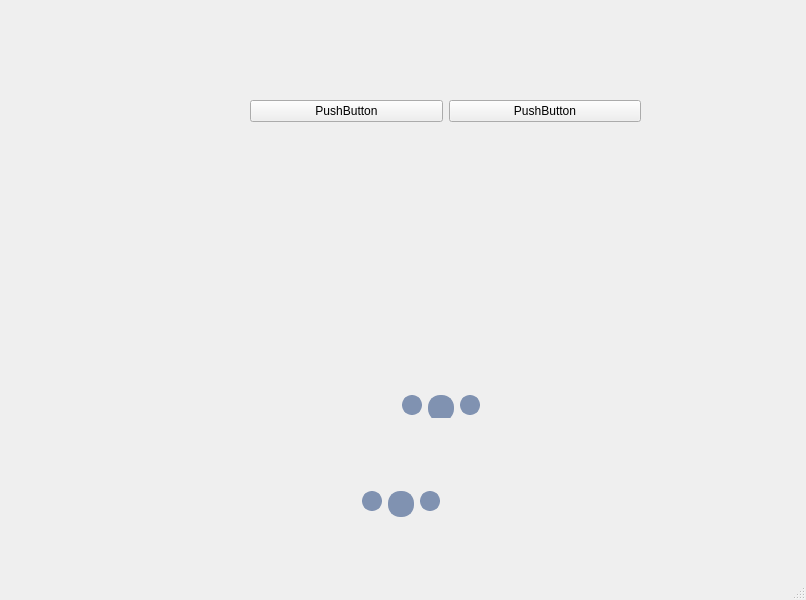
<?xml version="1.0" encoding="UTF-8"?>
<ui version="4.0">
 <class>MainWindow</class>
 <widget class="QMainWindow" name="MainWindow">
  <property name="geometry">
   <rect>
    <x>0</x>
    <y>0</y>
    <width>806</width>
    <height>600</height>
   </rect>
  </property>
  <property name="windowTitle">
   <string>MainWindow</string>
  </property>
  <property name="iconSize">
   <size>
    <width>25</width>
    <height>25</height>
   </size>
  </property>
  <widget class="QWidget" name="centralwidget">
   <widget class="QWidget" name="layoutWidget">
    <property name="geometry">
     <rect>
      <x>30</x>
      <y>480</y>
      <width>741</width>
      <height>42</height>
     </rect>
    </property>
    <layout class="QHBoxLayout" name="horizontalLayout_2" stretch="30,0,30">
     <property name="spacing">
      <number>6</number>
     </property>
     <item>
      <spacer name="horizontalSpacer_4">
       <property name="orientation">
        <enum>Qt::Horizontal</enum>
       </property>
       <property name="sizeHint" stdset="0">
        <size>
         <width>40</width>
         <height>25</height>
        </size>
       </property>
      </spacer>
     </item>
     <item>
      <layout class="QHBoxLayout" name="horizontalLayout_3">
       <property name="sizeConstraint">
        <enum>QLayout::SetMaximumSize</enum>
       </property>
       <item>
        <widget class="QPushButton" name="pushButton_close_5">
         <property name="minimumSize">
          <size>
           <width>20</width>
           <height>20</height>
          </size>
         </property>
         <property name="maximumSize">
          <size>
           <width>20</width>
           <height>20</height>
          </size>
         </property>
         <property name="font">
          <font>
           <family>Segoe UI</family>
           <pointsize>9</pointsize>
          </font>
         </property>
         <property name="toolTip">
          <string>Templates</string>
         </property>
         <property name="styleSheet">
          <string notr="true">QPushButton {
	border: 2px solid rgb(128, 146, 177);
	border-radius: 10px;	
	background-color: rgb(128, 146, 177);
	color: rgb(223, 223, 223);
}
QPushButton:hover {
	background-color: rgb(97, 110, 134);
	border: 2px solid rgb(97, 110, 134);
}</string>
         </property>
         <property name="text">
          <string/>
         </property>
         <property name="icon">
          <iconset>
           <normaloff>../Km_NodeGraphEN/icons/cil-star.png</normaloff>../Km_NodeGraphEN/icons/cil-star.png</iconset>
         </property>
        </widget>
       </item>
       <item>
        <widget class="QPushButton" name="pushButton_close_4">
         <property name="minimumSize">
          <size>
           <width>26</width>
           <height>26</height>
          </size>
         </property>
         <property name="maximumSize">
          <size>
           <width>20</width>
           <height>20</height>
          </size>
         </property>
         <property name="baseSize">
          <size>
           <width>0</width>
           <height>0</height>
          </size>
         </property>
         <property name="font">
          <font>
           <family>Segoe UI</family>
           <pointsize>9</pointsize>
          </font>
         </property>
         <property name="toolTip">
          <string>Settings</string>
         </property>
         <property name="styleSheet">
          <string notr="true">QPushButton {
	border: 2px solid rgb(128, 146, 177);
	border-radius: 12px;	
	background-color: rgb(128, 146, 177);
	color: rgb(223, 223, 223);
}
QPushButton:hover {
	background-color: rgb(97, 110, 134);
	border: 2px solid rgb(97, 110, 134);
}</string>
         </property>
         <property name="text">
          <string/>
         </property>
         <property name="icon">
          <iconset>
           <normaloff>../Km_NodeGraphEN/icons/cil-settings.png</normaloff>../Km_NodeGraphEN/icons/cil-settings.png</iconset>
         </property>
         <property name="iconSize">
          <size>
           <width>20</width>
           <height>20</height>
          </size>
         </property>
        </widget>
       </item>
       <item>
        <widget class="QPushButton" name="pushButton_close_3">
         <property name="minimumSize">
          <size>
           <width>20</width>
           <height>20</height>
          </size>
         </property>
         <property name="maximumSize">
          <size>
           <width>20</width>
           <height>20</height>
          </size>
         </property>
         <property name="font">
          <font>
           <family>Segoe UI</family>
           <pointsize>9</pointsize>
          </font>
         </property>
         <property name="toolTip">
          <string>Edit Bookmarks</string>
         </property>
         <property name="styleSheet">
          <string notr="true">QPushButton {
	border: 2px solid rgb(128, 146, 177);
	border-radius: 10px;	
	background-color: rgb(128, 146, 177);
	color: rgb(223, 223, 223);
}
QPushButton:hover {
	background-color: rgb(97, 110, 134);
	border: 2px solid rgb(97, 110, 134);
}</string>
         </property>
         <property name="text">
          <string/>
         </property>
         <property name="icon">
          <iconset>
           <normaloff>../Km_NodeGraphEN/icons/cil-menu.png</normaloff>../Km_NodeGraphEN/icons/cil-menu.png</iconset>
         </property>
        </widget>
       </item>
      </layout>
     </item>
     <item>
      <spacer name="horizontalSpacer_5">
       <property name="orientation">
        <enum>Qt::Horizontal</enum>
       </property>
       <property name="sizeHint" stdset="0">
        <size>
         <width>40</width>
         <height>25</height>
        </size>
       </property>
      </spacer>
     </item>
    </layout>
   </widget>
   <widget class="QWidget" name="verticalLayoutWidget">
    <property name="geometry">
     <rect>
      <x>230</x>
      <y>30</y>
      <width>421</width>
      <height>388</height>
     </rect>
    </property>
    <layout class="QVBoxLayout" name="verticalLayout" stretch="0,0">
     <property name="spacing">
      <number>0</number>
     </property>
     <item>
      <widget class="QWidget" name="widget" native="true">
       <property name="minimumSize">
        <size>
         <width>0</width>
         <height>300</height>
        </size>
       </property>
       <widget class="QWidget" name="gridLayoutWidget">
        <property name="geometry">
         <rect>
          <x>20</x>
          <y>10</y>
          <width>391</width>
          <height>142</height>
         </rect>
        </property>
        <layout class="QGridLayout" name="gridLayout">
         <item row="0" column="0">
          <widget class="QPushButton" name="pushButton">
           <property name="text">
            <string>PushButton</string>
           </property>
          </widget>
         </item>
         <item row="0" column="1">
          <widget class="QPushButton" name="pushButton_2">
           <property name="text">
            <string>PushButton</string>
           </property>
          </widget>
         </item>
        </layout>
       </widget>
      </widget>
     </item>
     <item>
      <layout class="QHBoxLayout" name="horizontalLayout_5" stretch="30,0,30">
       <property name="spacing">
        <number>6</number>
       </property>
       <item>
        <spacer name="horizontalSpacer_6">
         <property name="orientation">
          <enum>Qt::Horizontal</enum>
         </property>
         <property name="sizeHint" stdset="0">
          <size>
           <width>40</width>
           <height>25</height>
          </size>
         </property>
        </spacer>
       </item>
       <item>
        <layout class="QHBoxLayout" name="horizontalLayout_6">
         <property name="sizeConstraint">
          <enum>QLayout::SetMaximumSize</enum>
         </property>
         <item>
          <widget class="QPushButton" name="pushButton_close_6">
           <property name="minimumSize">
            <size>
             <width>20</width>
             <height>20</height>
            </size>
           </property>
           <property name="maximumSize">
            <size>
             <width>20</width>
             <height>20</height>
            </size>
           </property>
           <property name="font">
            <font>
             <family>Segoe UI</family>
             <pointsize>9</pointsize>
            </font>
           </property>
           <property name="toolTip">
            <string>Templates</string>
           </property>
           <property name="styleSheet">
            <string notr="true">QPushButton {
	border: 2px solid rgb(128, 146, 177);
	border-radius: 10px;	
	background-color: rgb(128, 146, 177);
	color: rgb(223, 223, 223);
}
QPushButton:hover {
	background-color: rgb(97, 110, 134);
	border: 2px solid rgb(97, 110, 134);
}</string>
           </property>
           <property name="text">
            <string/>
           </property>
           <property name="icon">
            <iconset>
             <normaloff>../Km_NodeGraphEN/icons/cil-star.png</normaloff>../Km_NodeGraphEN/icons/cil-star.png</iconset>
           </property>
          </widget>
         </item>
         <item>
          <widget class="QPushButton" name="pushButton_close_7">
           <property name="minimumSize">
            <size>
             <width>26</width>
             <height>26</height>
            </size>
           </property>
           <property name="maximumSize">
            <size>
             <width>20</width>
             <height>20</height>
            </size>
           </property>
           <property name="baseSize">
            <size>
             <width>0</width>
             <height>0</height>
            </size>
           </property>
           <property name="font">
            <font>
             <family>Segoe UI</family>
             <pointsize>9</pointsize>
            </font>
           </property>
           <property name="toolTip">
            <string>Settings</string>
           </property>
           <property name="styleSheet">
            <string notr="true">QPushButton {
	border: 2px solid rgb(128, 146, 177);
	border-radius: 12px;	
	background-color: rgb(128, 146, 177);
	color: rgb(223, 223, 223);
}
QPushButton:hover {
	background-color: rgb(97, 110, 134);
	border: 2px solid rgb(97, 110, 134);
}</string>
           </property>
           <property name="text">
            <string/>
           </property>
           <property name="icon">
            <iconset>
             <normaloff>../Km_NodeGraphEN/icons/cil-settings.png</normaloff>../Km_NodeGraphEN/icons/cil-settings.png</iconset>
           </property>
           <property name="iconSize">
            <size>
             <width>20</width>
             <height>20</height>
            </size>
           </property>
          </widget>
         </item>
         <item>
          <widget class="QPushButton" name="pushButton_close_8">
           <property name="minimumSize">
            <size>
             <width>20</width>
             <height>20</height>
            </size>
           </property>
           <property name="maximumSize">
            <size>
             <width>20</width>
             <height>20</height>
            </size>
           </property>
           <property name="font">
            <font>
             <family>Segoe UI</family>
             <pointsize>9</pointsize>
            </font>
           </property>
           <property name="toolTip">
            <string>Edit Bookmarks</string>
           </property>
           <property name="styleSheet">
            <string notr="true">QPushButton {
	border: 2px solid rgb(128, 146, 177);
	border-radius: 10px;	
	background-color: rgb(128, 146, 177);
	color: rgb(223, 223, 223);
}
QPushButton:hover {
	background-color: rgb(97, 110, 134);
	border: 2px solid rgb(97, 110, 134);
}</string>
           </property>
           <property name="text">
            <string/>
           </property>
           <property name="icon">
            <iconset>
             <normaloff>../Km_NodeGraphEN/icons/cil-menu.png</normaloff>../Km_NodeGraphEN/icons/cil-menu.png</iconset>
           </property>
          </widget>
         </item>
        </layout>
       </item>
       <item>
        <spacer name="horizontalSpacer_7">
         <property name="orientation">
          <enum>Qt::Horizontal</enum>
         </property>
         <property name="sizeHint" stdset="0">
          <size>
           <width>40</width>
           <height>25</height>
          </size>
         </property>
        </spacer>
       </item>
      </layout>
     </item>
    </layout>
   </widget>
  </widget>
  <widget class="QMenuBar" name="menubar">
   <property name="geometry">
    <rect>
     <x>0</x>
     <y>0</y>
     <width>806</width>
     <height>21</height>
    </rect>
   </property>
  </widget>
  <widget class="QStatusBar" name="statusbar"/>
 </widget>
 <resources/>
 <connections/>
</ui>
